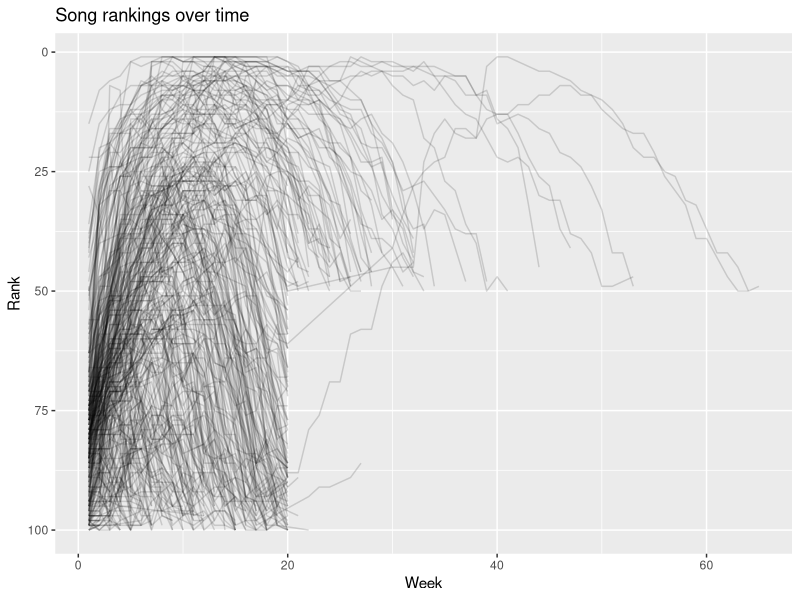

Write the R code that produced this figure.
#
#
#
#
#
#
#
#
#
#| message: false
library(tidyverse)
#
#
#
billboard |>
  select(artist, track, date.entered, wk1:wk4)
#
#
#
billboard |>
  summarize(
    earliest = min(date.entered),
    latest = max(date.entered)
  )
#
#
#
billboard_long <- billboard |>
  pivot_longer(
    cols = starts_with("wk"),
    names_to = "week",
    names_prefix = "wk",
    values_to = "rank",
    names_transform = list(week = as.integer),
    values_drop_na = TRUE
  )

billboard_long |>
  ggplot(aes(x = week, y = rank, group = track)) +
  geom_line(alpha = 0.15, na.rm = TRUE) +
  scale_y_reverse() +
  labs(
    title = "Song rankings over time",
    x = "Week",
    y = "Rank"
  )
#
#
#
billboard |>
  summarize(
    across(
      c(wk1, wk4, wk10, wk20, wk40, wk76),
      list(
        missing = ~ sum(is.na(.x)),
        present = ~ sum(!is.na(.x))
      )
    )
  ) |>
  pivot_longer(
    everything(),
    names_to = c("week", ".value"),
    names_sep = "_"
  )
#
#
#
rank_comparison <- billboard |>
  mutate(
    rank_change = wk6 - wk1,
    result = case_when(
      is.na(wk6) ~ "missing by week 6",
      rank_change < 0 ~ "improved",
      rank_change == 0 ~ "stayed the same",
      rank_change > 0 ~ "got worse"
    )
  )

rank_comparison |>
  count(result, name = "songs")

rank_comparison |>
  summarize(
    songs_with_both_weeks = sum(!is.na(rank_change)),
    median_rank_change = median(rank_change, na.rm = TRUE)
  )
#
#
#
billboard_long |>
  group_by(artist, track) |>
  arrange(week, .by_group = TRUE) |>
  summarize(re_entered = any(diff(week) > 1), .groups = "drop") |>
  count(re_entered)
#
#
#
song_summary <- billboard_long |>
  group_by(artist, track) |>
  summarize(
    first_rank = rank[which.min(week)],
    best_rank = min(rank),
    first_week_at_best = min(week[rank == min(rank)]),
    total_weeks = n(),
    .groups = "drop"
  )

song_summary

top10_songs <- billboard_long |>
  group_by(artist, track) |>
  summarize(top10_weeks = sum(rank <= 10), .groups = "drop") |>
  inner_join(song_summary, by = c("artist", "track")) |>
  filter(best_rank <= 10)

bind_rows(
  fastest_to_number_one = top10_songs |>
    filter(best_rank == 1) |>
    arrange(first_week_at_best, artist, track) |>
    slice_head(n = 1),
  slowest_to_number_one = top10_songs |>
    filter(best_rank == 1) |>
    arrange(desc(first_week_at_best), artist, track) |>
    slice_head(n = 1),
  longest_top10_run = top10_songs |>
    arrange(desc(total_weeks), artist, track) |>
    slice_head(n = 1),
  .id = "notable"
) |>
  select(
    notable, artist, track, first_rank, best_rank,
    first_week_at_best, total_weeks
  )
#
#
#
#
